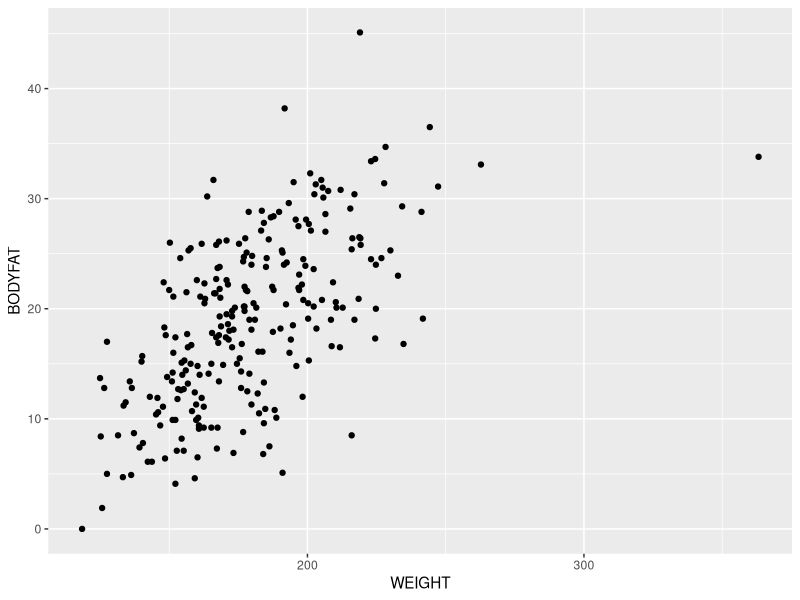

Source code (R):
# Pacotes -----------------------------------------------------------------
library(readxl)
library(dplyr)
library(ggplot2)

# Ler os dados ------------------------------------------------------------
# download.file('https://github.com/curso-r/pu.modelos/blob/master/data/BodyFat.xls?raw=true', 'aula5/bodyfat.xls')
bodyfat <- read_excel('DataBases/bodyfat.xls')


# Análise -----------------------------------------------------------------
ggplot(bodyfat, aes(x = WEIGHT, y = BODYFAT)) + geom_point()

ajuste <- lm(BODYFAT ~ WEIGHT, data = bodyfat)
summary(ajuste)
str(ajuste, max.level = 1)
bodyfat$predito <- predict(ajuste, newdata = bodyfat)
mse <- mean((bodyfat$BODYFAT - bodyfat$predito)^2)
erro_usando_media <- mean((bodyfat$BODYFAT - mean(bodyfat$BODYFAT))^2)


